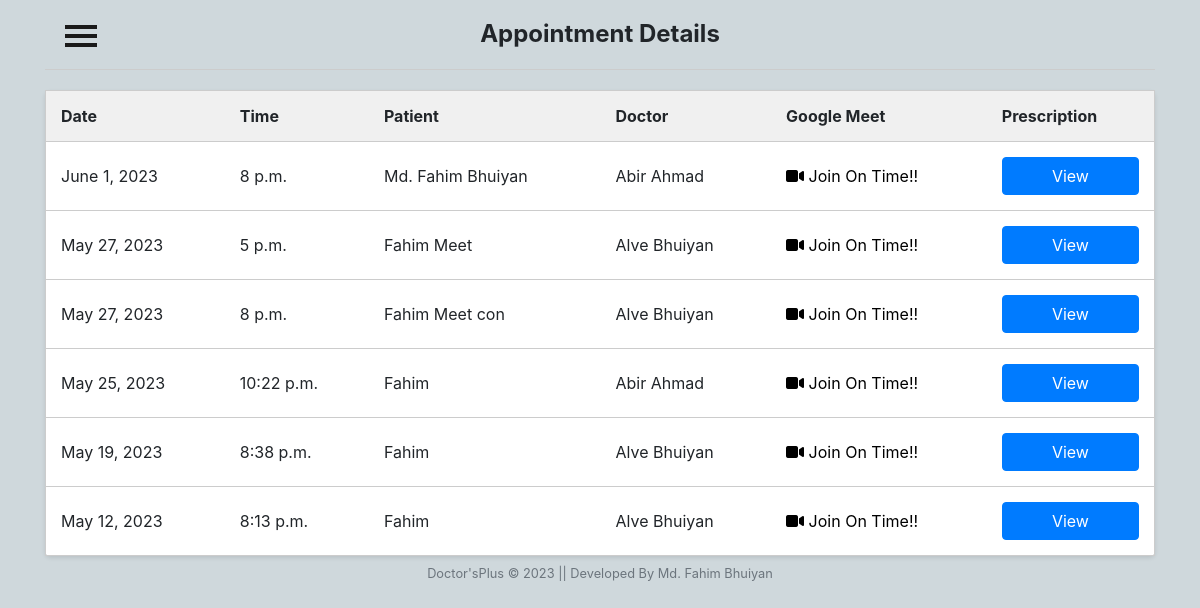
/patient/appointment-details/ (signed in), run on an earlier commit of the app's database.
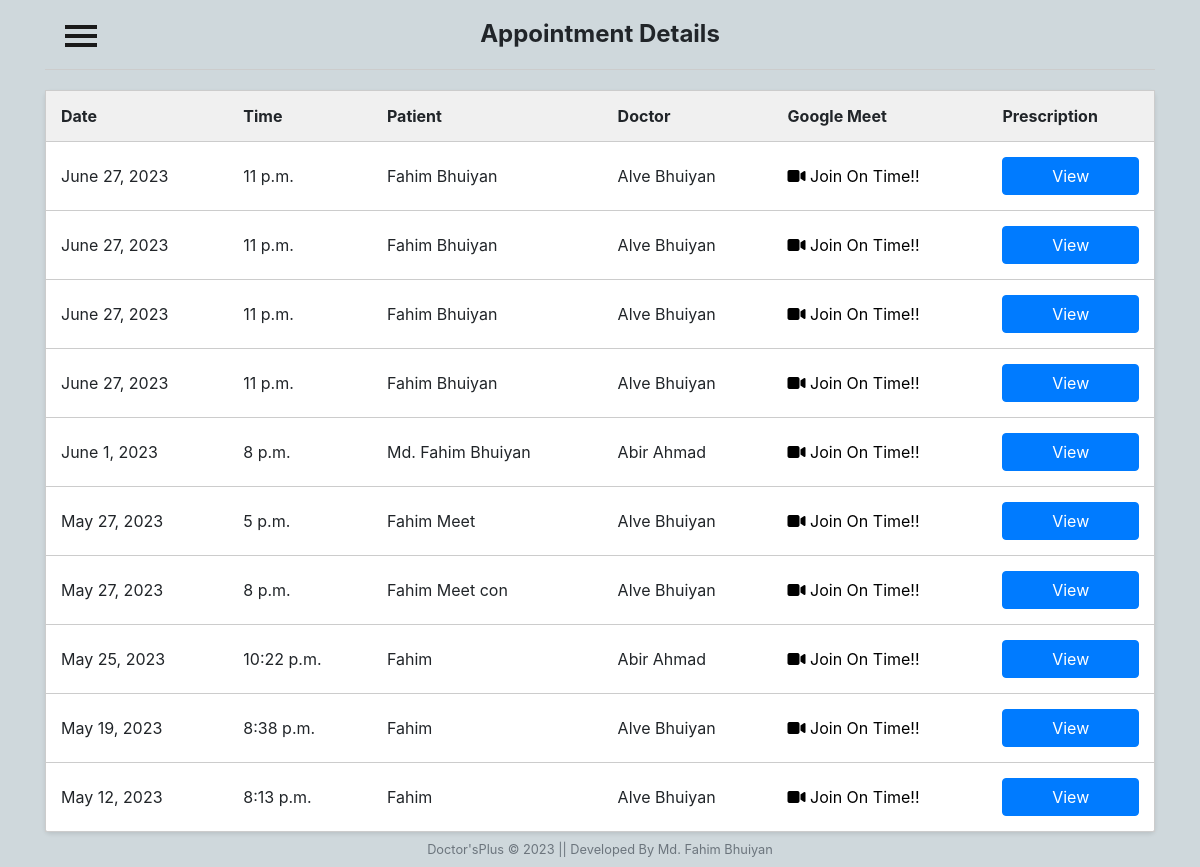
And on a later commit of the database.
### patient/models.py (models this page shows, shortened)
class Appointment(models.Model):
    appointment_id = models.UUIDField(primary_key=True, default=uuid.uuid4, editable=False)
    user = models.ForeignKey(User, on_delete=models.CASCADE)
    doctor = models.ForeignKey(Doctor, on_delete=models.CASCADE)
    patient_name = models.CharField(max_length=100)
    appointment_date = models.DateField()
    appointment_time = models.TimeField()
    consultation_fee = models.DecimalField(max_digits=8, decimal_places=2)
    google_meet_link = models.URLField(blank=True, null=True, default="")

### doctor/models.py (models this page shows, shortened)
class Doctor(models.Model):
    user = models.OneToOneField(User, on_delete=models.CASCADE)
    bmdc = models.CharField(max_length=10, null=False, unique=True, default='')
    address = models.CharField(max_length=40, default='')
    mobile = models.CharField(
        max_length=20, null=False, unique=True, default='')
    date_of_birth = models.DateField(null=True, blank=True)
    specialist = models.CharField(max_length=40, default='')
    experience = models.CharField(max_length=2, default='')
    hospital = models.CharField(max_length=40, null=True, blank=True)
    consultation_fee = models.CharField(max_length=40, default='')
    bio = models.CharField(max_length=200, default='')
    gender_choices = (
        ('Male', 'Male'),
        ('Female', 'Female'),
        ('Other', 'Other'),
    )
    gender = models.CharField(
        max_length=6, choices=gender_choices, null=True, blank=True)
    def __str__(self):
        return self.user.first_name + " "+self.user.last_name

### patient/views.py (the view)
# urls.py: path('appointment-details/', views.appointment_details, name='appointment-details'),
def appointment_details(request):
    appointment_list = Appointment.objects.filter(user=request.user)
    return render(request, 'patient/appointment_details.html', {'appointment_list': appointment_list})

### Templates/patient/appointment_details.html (shortened to what this page needs)
{% load static %}
<html lang="en">
<head>
    <link rel="stylesheet" href="{% static 'css/appointment_details.css' %}">
</head>
<body>
    {% include "patient/sidenav_bar.html" %}
    <div class="container">
        <h2 class="section-title text-center">Appointment Details</h2>
        <div class="divider"></div>
        <table class="appointment-table">
            <tr class="text-center">
                <th>Date</th>
                <th>Time</th>
                <th>Patient</th>
                <th>Doctor</th>
                <th>Google Meet</th>
                <th>Prescription</th>
            </tr>
            {% for appointment in appointment_list|dictsortreversed:"appointment_date" %}
            <tr class="{% if appointment.appointment_date < now %}expired{% endif %}">
                <td>{{ appointment.appointment_date }}</td>
                <td>{{ appointment.appointment_time }}</td>
                <td>{{ appointment.patient_name }}</td>
                <td>{{ appointment.doctor }}</td>
                <td><a href="{{ appointment.google_meet_link }}" style="text-decoration: none; color: black;"><i
                            class="fa-solid fa-video"></i> Join On Time!!</a></td>
                <td><a href="{% url 'prescription_detail' appointment.appointment_id %}"
                        class="btn btn-primary btn-block">View</a></td>
            </tr>
            {% empty %}
            <tr>
                <td colspan="5" class="no-appointments">No appointments available.</td>
            </tr>
            {% endfor %}
        </table>
    </div>
    {% include "Home/footer.html" %}
</body>
</html>

### Templates/patient/sidenav_bar.html (shortened to what this page needs)
{% load static %}
<html lang="en">
<head>
  <link rel="stylesheet" href="https://stackpath.bootstrapcdn.com/bootstrap/4.1.3/css/bootstrap.min.css">
  <link rel="stylesheet" href="https://cdnjs.cloudflare.com/ajax/libs/animate.css/3.7.0/animate.min.css">
  <link rel="stylesheet" href="https://maxcdn.bootstrapcdn.com/font-awesome/4.7.0/css/font-awesome.min.css">
  <link rel="stylesheet" href="https://cdnjs.cloudflare.com/ajax/libs/tether/1.4.4/css/tether.min.css">
  <link rel="stylesheet" href="{% static 'CSS/patientnav.css'%}">
</head>
<body>
  {% block content %}
  <div id="wrapper">
    <div id=" page-content-wrapper">
            <button type="button" class="hamburger animated fadeInLeft is-closed" data-toggle="offcanvas">
              <span class="hamb-top"></span>
              <span class="hamb-middle"></span>
              <span class="hamb-bottom"></span>
            </button>
  </div>
  </div>
  {% endblock %}
</body>
</html>

### Templates/Home/footer.html
<footer class="py-2">
    <div class="small text-center text-muted">Doctor'sPlus &copy; 2023 || Developed By Md. Fahim Bhuiyan</div>
</footer>

### static/CSS/appointment_details.css (style rules this page uses)
body { font-family: Arial, sans-serif; margin: 0; padding: 20px; background-color: #f7f7f7; }
.container { max-width: 600px; margin: 0 auto; }
.appointment-table { width: 100%; border-collapse: collapse; background-color: #fff; border: 1px solid #ccc; border-radius: 5px; box-shadow: 0 2px 4px rgba(0, 0, 0, 0.1); }
.appointment-table th, .appointment-table td { padding: 15px; text-align: left; border-bottom: 1px solid #ccc; }
.appointment-table th { background-color: #f0f0f0; }
.appointment-table tr:last-child td { border-bottom: none; }
.section-title { font-size: 24px; font-weight: bold; margin-bottom: 10px; }
.divider { border-top: 1px solid #ccc; margin: 20px 0; }

### static/CSS/patientnav.css (style rules this page uses)
body { position: relative; overflow-x: hidden; background-color: #cfd8dc; }
body, html { height: 100%; }
#wrapper { padding-left: 30px; -webkit-transition: all 0.5s ease; -moz-transition: all 0.5s ease; -o-transition: all 0.5s ease; transition: all 0.5s ease; }
.hamburger { position: fixed; top: 20px; z-index: 999; display: block; width: 32px; height: 32px; margin-left: 15px; background: transparent; border: none; }
.hamburger.is-closed:before { content: ""; display: block; width: 100px; font-size: 14px; color: #fff; line-height: 32px; text-align: center; opacity: 0; transform: translate3d(0, 0, 0); -webkit-transform: translate3d(0, 0, 0); transition: all 0.35s ease-in-out; -webkit-transition: all 0.35s ease-in-out; }
.hamburger.is-closed .hamb-top, .hamburger.is-closed .hamb-middle, .hamburger.is-closed .hamb-bottom, .hamburger.is-open .hamb-top, .hamburger.is-open .hamb-middle, .hamburger.is-open .hamb-bottom { position: absolute; left: 0; height: 4px; width: 100%; }
.hamburger.is-closed .hamb-top, .hamburger.is-closed .hamb-middle, .hamburger.is-closed .hamb-bottom { background-color: #1a1a1a; }
.hamburger.is-closed .hamb-top { top: 5px; transition: all 0.35s ease-in-out; -webkit-transition: all 0.35s ease-in-out; }
.hamburger.is-closed .hamb-middle { top: 50%; margin-top: -2px; }
.hamburger.is-closed .hamb-bottom { bottom: 5px; transition: all 0.35s ease-in-out; -webkit-transition: all 0.35s ease-in-out; }

What changed in the data, as far as the page shows it:
added Appointment: appointment_date "June 27, 2023", appointment_time "11 p.m.", patient_name "Fahim Bhuiyan", doctor "Alve Bhuiyan"
added Appointment: appointment_date "June 27, 2023", appointment_time "11 p.m.", patient_name "Fahim Bhuiyan", doctor "Alve Bhuiyan"
added Appointment: appointment_date "June 27, 2023", appointment_time "11 p.m.", patient_name "Fahim Bhuiyan", doctor "Alve Bhuiyan"
added Appointment: appointment_date "June 27, 2023", appointment_time "11 p.m.", patient_name "Fahim Bhuiyan", doctor "Alve Bhuiyan"
